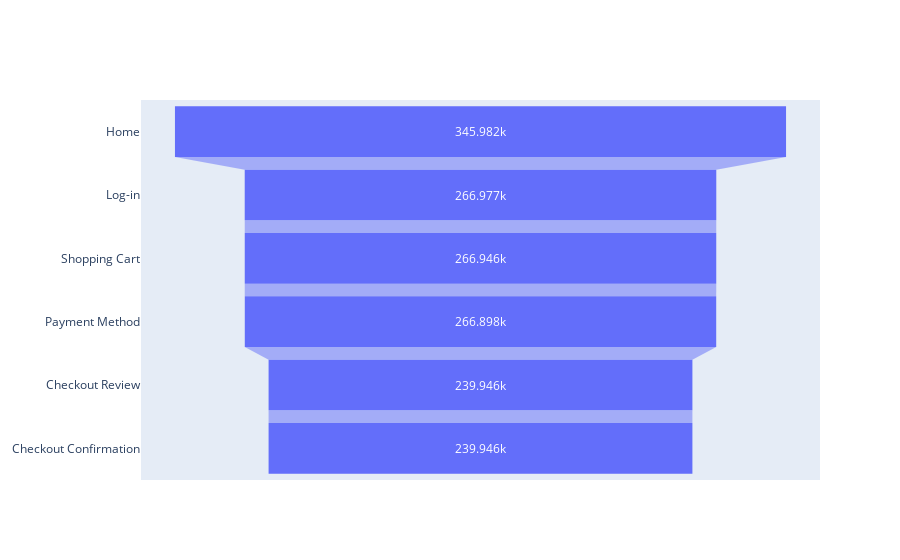

Write notebook code for a chart like this one.
### Code cell
get_time(buy, '구매')
session_num(buy, '구매')
add_cart_num(buy, '구매')
get_cart_and_payment_time(buy, '구매')
landing_page(buy, '구매')
closing_page(buy, '구매')
get_hour_and_day(buy, '구매')
get_funnel(buy, '구매')

### Figure 1 — Plotly figure (JSON) as saved in the notebook; plotly's stock layout.template omitted (floating-point values rounded to 4 significant figures)
{"data": [{"type": "funnel", "x": [345982, 266977, 266946, 266898, 239946, 239946], "y": ["Home", "Log-in", "Shopping Cart", "Payment Method", "Checkout Review", "Checkout Confirmation"]}], "layout": {}}
